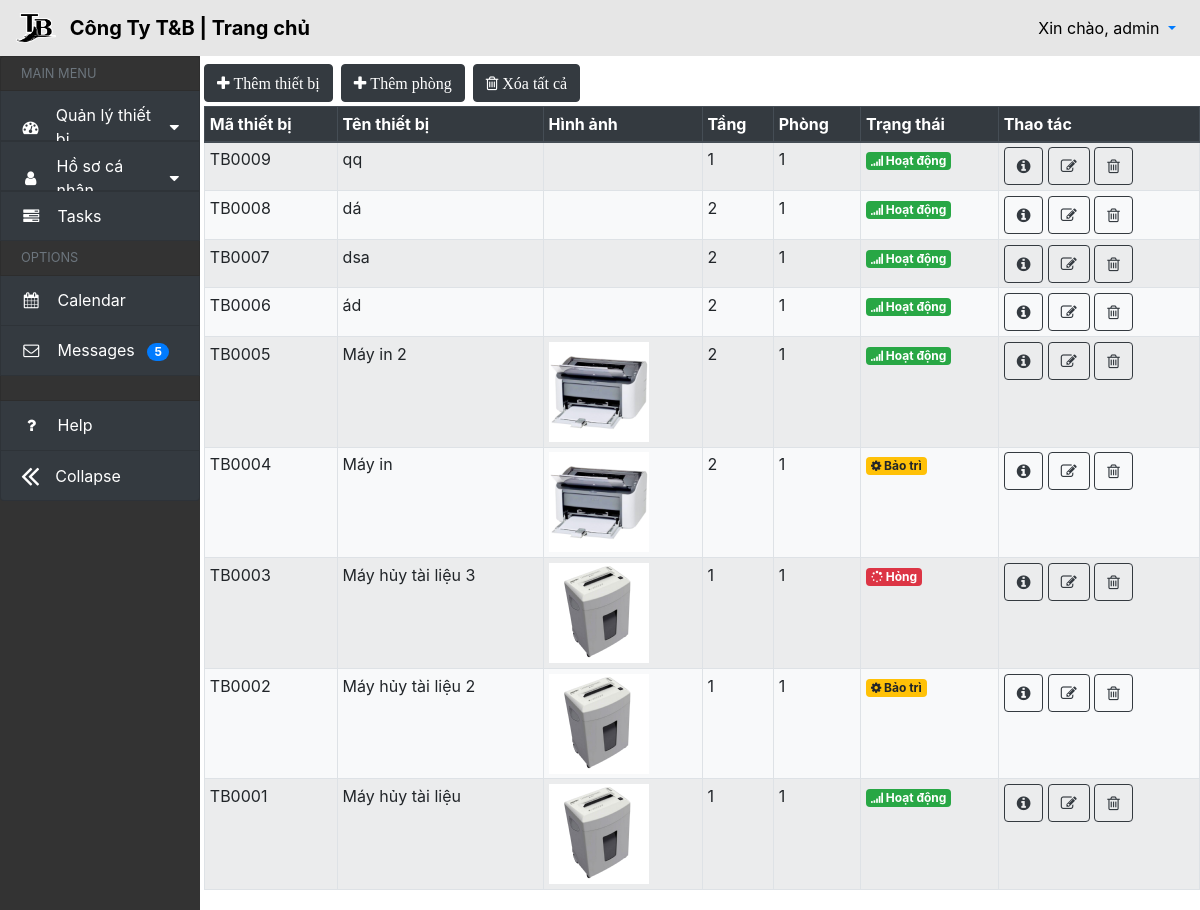
Page /quanly/ (signed in) on the committed database.
### QLthietbi_app/models.py (models this page shows, shortened)
class CustomUser(AbstractBaseUser, PermissionsMixin):
    username = models.CharField(_('username'), max_length=30, unique=True,
                                help_text=_('Yêu cầu 30 ký tự hoặc ít hơn. Chỉ chứa chữ cái, số và các ký tự @/./+/-/_'),
                                error_messages={
                                    'unique': _("Tên đăng nhập đã tồn tại."),
                                })
    ho = models.CharField(max_length=30, verbose_name='Họ')
    ten = models.CharField(max_length=30, verbose_name='Tên')
    GENDER_CHOICES = [
        ('nam', 'Nam'),
        ('nu', 'Nữ'),
        ('khac', 'Khác'),
    ]
    gioi_tinh = models.CharField(max_length=6, choices=GENDER_CHOICES, default='Chưa đặt giới tính', blank=True, null=True, verbose_name='Giới tính')
    USER_ROLES = [    ('quanly', 'Quản Lý'),    ('nhanvien', 'Nhân Viên'),    ('kythuatvien', 'Kỹ Thuật Viên'),]
    chuc_vu = models.CharField(choices=USER_ROLES, max_length=20, default='Chưa đặt chức vụ',verbose_name='Chức vụ')
    email = models.EmailField(verbose_name='Địa chỉ email', unique=True)
    sdt = models.CharField(max_length=10, null=True, blank=True, verbose_name='Số điện thoại')
    ngay_sinh = models.DateField(null=True, blank=True, verbose_name='Ngày sinh')
    ngay_vao_lam = models.DateField(null=True, blank=True, verbose_name='Ngày vào làm')
    is_active = models.BooleanField(default=True, verbose_name='Đang làm việc')
    is_staff = models.BooleanField(default=False, verbose_name='Nhân viên quản lý')
    objects = CustomUserManager()
    USERNAME_FIELD = 'username'
    REQUIRED_FIELDS = ['email']

class ThietBi(models.Model):
    id_thiet_bi = models.CharField(max_length=10, primary_key=True, blank=True, null=False, unique=True, editable=False)
    ten_thiet_bi = models.CharField(max_length=30, verbose_name='Tên thiết bị')
    loai_thiet_bi = models.ForeignKey(LoaiThietBi, on_delete=models.CASCADE, verbose_name='Loại thiết bị') # Thiết bị điện, thiết bị y tế, thiết bị văn phòng,...
    phong = models.ForeignKey(Phong, on_delete=models.CASCADE, verbose_name='Phòng',)
    hinh_anh = models.ImageField(upload_to='images/', blank=True, null=True, verbose_name='Hình ảnh')
    ngay_mua = models.DateField(verbose_name='Ngày mua')
    gia_mua = models.IntegerField(verbose_name='Giá mua')
    tinh_trang_choices = [
        ('hoatdong', 'Hoạt động'),
        ('dangbaotri', 'Đang bảo trì'),
        ('bihong', 'Bị hỏng'),
    ]
    tinh_trang = models.CharField(max_length=10, choices=tinh_trang_choices, default='hoatdong', verbose_name='Tình trạng')
    ngay_bao_tri = models.DateField(verbose_name='Ngày bảo trì',blank=True, null=True)
    mo_ta = models.TextField(verbose_name='Mô tả', blank=True, null=True)
    class Meta:
        ordering = ['-id_thiet_bi']

class Phong(models.Model):
    id_phong = models.CharField(max_length=10, primary_key=True, blank=True, null=False, unique=True, editable=False)
    ten_phong = models.CharField(max_length=30, verbose_name='Tên phòng')
    so_tang = models.IntegerField(verbose_name='Số tầng')
    class Meta:
        ordering = ['-id_phong']
    def __str__(self):
        return self.ten_phong

### QLthietbi_app/views.py (the view)
# urls.py: path('quanly/', views.render_trangchinh, name='render_trangchinh'),
def render_trangchinh(request):
    listThietBi = ThietBi.objects.all()
    listPhong = Phong.objects.all()
    return render(request,"quanly.html",{'listThietBi': listThietBi, 'listPhong': listPhong})

### QLthietbi_app/templates/quanly.html (shortened to what this page needs)
{% load static %}
<!doctype html>
<html lang="en">
   <head>
      <link rel="stylesheet" href="https://cdn.jsdelivr.net/npm/bootstrap@4.6.2/dist/css/bootstrap.min.css">
      <link rel="stylesheet" href="https://stackpath.bootstrapcdn.com/font-awesome/4.7.0/css/font-awesome.min.css">
      <link rel="stylesheet" href="https://cdnjs.cloudflare.com/ajax/libs/normalize/8.0.1/normalize.min.css"/>
      <link rel="stylesheet" href="../static/css/quanly.css">
   </head>
   <body>
      <nav class="navbar navbar-expand-md navbar fixed-top" style="background-color: #e6e6e6;">
         <a class="navbar-brand" href="#">
         <img src="{% static 'imgs/logo.png' %}" width="40" height="30" class="d-inline-block align-top" alt="">
         <span class="ml-2" style="font-weight: bold; color: black;">Công Ty T&B | Trang chủ</span>
         </a>
         <div class="collapse navbar-collapse" id="navbarNavDropdown">
            <ul class="navbar-nav ml-auto">
               <li class="nav-item dropdown">
                  <a class="nav-link dropdown-toggle" href="#" id="navbarDropdownMenuLink" data-toggle="dropdown">
                  <span class="ml-2" style="color: black;">Xin chào, {{user.username}}</span>
                  </a>
            </ul>
         </div>
      </nav>
      <div class="row" id="body-row">
      <div id="sidebar-container" class="sidebar-expanded d-none d-md-block col-2">
         <ul class="list-group sticky-top sticky-offset">
            <li class="list-group-item sidebar-separator-title text-muted d-flex align-items-center menu-collapsed">
               <small>MAIN MENU</small>
            </li>
            <a href="#submenu1" data-toggle="collapse" aria-expanded="false" class="bg-dark list-group-item list-group-item-action flex-column align-items-start">
               <div class="d-flex w-100 justify-content-start align-items-center">
                  <span class="fa fa-dashboard fa-fw mr-3"></span>
                  <span class="menu-collapsed">Quản lý thiết bị</span>
                  <span class="submenu-icon ml-auto"></span>
               </div>
            </a>
            <a href="#submenu2" data-toggle="collapse" aria-expanded="false" class="bg-dark list-group-item list-group-item-action flex-column align-items-start">
               <div class="d-flex w-100 justify-content-start align-items-center">
                  <span class="fa fa-user fa-fw mr-3"></span>
                  <span class="menu-collapsed">Hồ sơ cá nhân</span>
                  <span class="submenu-icon ml-auto"></span>
               </div>
            </a>
            <a href="#" class="bg-dark list-group-item list-group-item-action">
               <div class="d-flex w-100 justify-content-start align-items-center">
                  <span class="fa fa-tasks fa-fw mr-3"></span>
                  <span class="menu-collapsed">Tasks</span>
               </div>
            </a>
            <li class="list-group-item sidebar-separator-title text-muted d-flex align-items-center menu-collapsed">
               <small>OPTIONS</small>
            </li>
            <a href="#" class="bg-dark list-group-item list-group-item-action">
               <div class="d-flex w-100 justify-content-start align-items-center">
                  <span class="fa fa-calendar fa-fw mr-3"></span>
                  <span class="menu-collapsed">Calendar</span>
               </div>
            </a>
            <a href="#" class="bg-dark list-group-item list-group-item-action">
               <div class="d-flex w-100 justify-content-start align-items-center">
                  <span class="fa fa-envelope-o fa-fw mr-3"></span>
                  <span class="menu-collapsed">Messages <span class="badge badge-pill badge-primary ml-2">5</span></span>
               </div>
            </a>
            <li class="list-group-item sidebar-separator menu-collapsed"></li>
            <a href="#" class="bg-dark list-group-item list-group-item-action">
               <div class="d-flex w-100 justify-content-start align-items-center">
                  <span class="fa fa-question fa-fw mr-3"></span>
                  <span class="menu-collapsed">Help</span>
               </div>
            </a>
            <a href="#" data-toggle="sidebar-colapse" class="bg-dark list-group-item list-group-item-action d-flex align-items-center">
               <div class="d-flex w-100 justify-content-start align-items-center">
                  <span id="collapse-icon" class="fa fa-2x mr-3"></span>
                  <span id="collapse-text" class="menu-collapsed">Collapse</span>
               </div>
            </a>
         </ul>
      </div>
      <div class="row col">
         <div class="col py-1">
            <div class="row element-button">
               <div class="col-small px-1 py-1">
                  <a class="btn btn-dark" href="{% url 'QLthietbi_app:render_themthietbi' %}"><i class="fa fa-plus" aria-hidden="true"> Thêm thiết bị</i></a>
               </div>
               <div class="col-small px-1 py-1">
                  <a class="btn btn-dark" href=#><i class="fa fa-plus" aria-hidden="true"> Thêm phòng</i></a>
               </div>
               <div class="col-small px-1 py-1">
                  <a class="btn btn-dark" href=#><i class="fa fa-trash-o" aria-hidden="true"> Xóa tất cả</i></a>
               </div>
            </div>
            <div class="row pl-1">
               <div class="table-responsive">
                  <table id="device-table" class="table table-sm table-striped bg-light table-condensed table-bordered" cellspacing="0" width="100%">
                     <thead class="thead-dark">
                        <tr>
                           <th>Mã thiết bị</th>
                           <th>Tên thiết bị</th>
                           <th>Hình ảnh</th>
                           <th>Tầng</th>
                           <th>Phòng</th>
                           <th>Trạng thái</th>
                           <th>Thao tác</th>
                        </tr>
                     </thead>
                     <tbody>
                        {% for ThietBi in listThietBi %}
                        <tr>
                           <td>{{ThietBi.id_thiet_bi}}</td>
                           <td>{{ThietBi.ten_thiet_bi}}</td>
                           <td>
                           {% if ThietBi.hinh_anh %}
                           <img src="{{ThietBi.hinh_anh.url}}" width="100" height="100">
                           {% endif %}
                           </td>
                           <td>{{ThietBi.phong.so_tang}}</td>
                           <td>{{ThietBi.phong}}</td>
                           {% if ThietBi.tinh_trang == "hoatdong" %}
                           <td><span class="badge badge-success"><i class="fa fa-signal" aria-hidden="true"></i> Hoạt động</span></td>
                           {% elif ThietBi.tinh_trang == "dangbaotri" %}
                           <td><span class="badge badge-warning"><i class="fa fa-cog" aria-hidden="true"></i> Bảo trì</span></td>
                           {% else %}
                           <td><span class="badge badge-danger"><i class="fa fa-spinner" aria-hidden="true"></i> Hỏng</span></td>
                           {% endif %}
                           <td>
                              <a href="#" class="btn btn-outline-dark"><i class="fa fa-info-circle" aria-hidden="true"></i></a>
                              <a href="#" class="btn btn-outline-dark"><i class="fa fa-pencil-square-o" aria-hidden="true"></i></a>
                              <a href="#" class="btn btn-outline-dark"><i class="fa fa-trash-o" aria-hidden="true"></i></a>
                           </td>
                        </tr>
                        {% endfor %}
                     </tbody>
                  </table>
               </div>
            </div>
         </div>
      </div>
   </body>
</html>

### QLthietbi_app/static/css/quanly.css (style rules this page uses)
body { padding-top: 56px; background-image: url("../imgs/login_1920x1080.png"); background-size: cover; background-repeat: no-repeat; background-attachment: fixed; background-position: center; }
.sticky-offset { top: 56px; }
#body-row { margin-left:0; margin-right:0; }
#sidebar-container { min-height: 100vh; background-color: #333; padding: 0; }
.sidebar-expanded { width: 230px; }
#sidebar-container .list-group a { height: 50px; color: white; }
.sidebar-separator-title { background-color: #333; height: 35px; }
.sidebar-separator { background-color: #333; height: 25px; }
#sidebar-container .list-group .list-group-item[aria-expanded="false"] .submenu-icon::after { content: " \f0d7"; font-family: FontAwesome; display: inline; text-align: right; padding-left: 10px; }

### rows in the picture
CustomUser: username "admin"
ThietBi: id_thiet_bi "TB0009", ten_thiet_bi "qq", phong.so_tang "1", phong "1", tinh_trang "hoatdong" (drawn)
ThietBi: id_thiet_bi "TB0008", ten_thiet_bi "dá", phong.so_tang "2", phong "1", tinh_trang "hoatdong" (drawn)
ThietBi: id_thiet_bi "TB0007", ten_thiet_bi "dsa", phong.so_tang "2", phong "1", tinh_trang "hoatdong" (drawn)
ThietBi: id_thiet_bi "TB0006", ten_thiet_bi "ád", phong.so_tang "2", phong "1", tinh_trang "hoatdong" (drawn)
ThietBi: id_thiet_bi "TB0005", ten_thiet_bi "Máy in 2", hinh_anh (picture), phong.so_tang "2", phong "1", tinh_trang "hoatdong" (drawn)
ThietBi: id_thiet_bi "TB0004", ten_thiet_bi "Máy in", hinh_anh (picture), phong.so_tang "2", phong "1", tinh_trang "dangbaotri" (drawn)
ThietBi: id_thiet_bi "TB0003", ten_thiet_bi "Máy hủy tài liệu 3", hinh_anh (picture), phong.so_tang "1", phong "1", tinh_trang "bihong" (drawn)
ThietBi: id_thiet_bi "TB0002", ten_thiet_bi "Máy hủy tài liệu 2", hinh_anh (picture), phong.so_tang "1", phong "1", tinh_trang "dangbaotri" (drawn)
ThietBi: id_thiet_bi "TB0001", ten_thiet_bi "Máy hủy tài liệu", hinh_anh (picture), phong.so_tang "1", phong "1", tinh_trang "hoatdong" (drawn)
